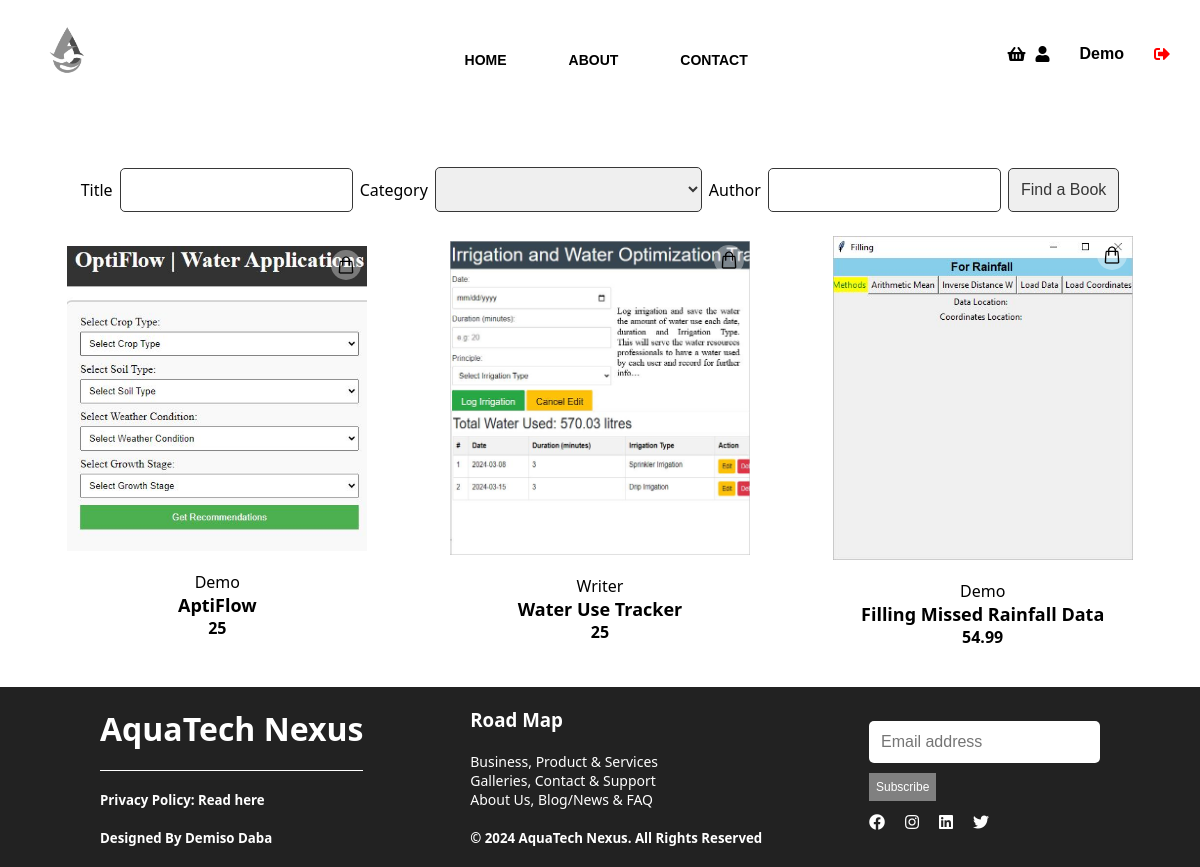
The page /books (signed in) on the database its author committed.
### flaskapp/models.py (models this page shows, shortened)
class User(db.Model, UserMixin):
    id = db.Column(db.Integer, primary_key=True)
    username = db.Column(db.String(20), unique=True, nullable=False)
    email = db.Column(db.String(50), unique=True, nullable=False)
    phone = db.Column(db.String(20))
    address = db.Column(db.String(128))
    password = db.Column(db.String(60), nullable=False)
    usertype = db.Column(db.String(10), nullable=False)
    books = db.relationship('Book', backref='author', lazy=True)

class Book(db.Model):
    id = db.Column(db.Integer, primary_key=True)
    title = db.Column(db.String(20), unique=True, nullable=False)
    subtitle = db.Column(db.String(60), nullable=False)
    description = db.Column(db.String(128), nullable=False)
    genre = db.Column(db.String(60), nullable=False)
    cover = db.Column(db.String(128), nullable=False)
    manuscript = db.Column(db.String(128), nullable=False)
    price= db.Column(db.Integer)
    author_id = db.Column(db.Integer, db.ForeignKey('user.id'), nullable=False)

### flaskapp/routes.py (the view)
@app.route('/books', strict_slashes=False)
def books():
    form = FindBook()
    books = Book.query.all()
    return render_template('shop.html', books=books, form=form)

### flaskapp/forms.py
class FindBook(FlaskForm):
    title = StringField('Title')
    genre = SelectField('Category', choices=[('', ''),
                                             ('Data Analysis', 'Data Analysis'),
                                             ('Machine Learning', 'Machine Learning'),
                                             ('Visualization', 'Visualization'),
                                             ('Geospatial', 'Geospatial'),
                                             ('Hydrology', 'Hydrology'),
                                             ('Water Quality', 'Water Quality'),
                                             ('Water Resources Management', 'Water Resources Management'),
                                             ('Modeling', 'Modeling')])
    author = StringField('Author')
    submit = SubmitField('Find a Book')

### flaskapp/models.py (called while the page is built)
@login_manager.user_loader
def load_user(user_id):
    return User.query.get(int(user_id))

### flaskapp/templates/shop.html (shortened to what this page needs)
<!DOCTYPE html>
<html lang="en">
<head>
    <link rel="stylesheet" href="{{ url_for('static', filename='styles/header.css') }}">
    <link rel="stylesheet" href="{{ url_for('static', filename='styles/footer.css') }}">
    <link rel="stylesheet" href="{{ url_for('static', filename='styles/container.css') }}">
    <link rel="stylesheet" href="{{ url_for('static', filename='styles/style.css') }}">
    <link rel="stylesheet" href="{{ url_for('static', filename='styles/navbar.css') }}">
    <link rel="stylesheet" href="{{ url_for('static', filename='styles/shop.css') }}">
    <link rel="stylesheet" href="https://cdnjs.cloudflare.com/ajax/libs/font-awesome/5.15.4/css/all.min.css">
</head>
<body>
    <div class="navbar">
        <a class="navbar-item-icon">
            <img src="{{ url_for('static', filename='images/balcklogo.png') }}" alt="logo" width="80" href="{{ url_for('home') }}">
        </a>
        <data class="navbar-item menu">
            <ul>
                <li><a href="{{ url_for('home') }}">HOME</a></li>
                <li><a href="{{ url_for('about') }}">ABOUT</a></li>
                <li><a href="{{ url_for('contact') }}">CONTACT</a></li>
            </ul>
        </data>
        {% if current_user.is_authenticated %}
            <a class="navbar-item basket" href="{{ url_for('goToCart') }}"><i class="fas fa-shopping-basket" style="color: black;"></i></a>
            <a class="navbar-item" href="{{ url_for('dashboard') }}"><i class="fas fa-user" style="color: black;"></i></a>
            <p class="username1">{{ current_user.username }}</p>
            <a class="navbar-item" href="{{ url_for('logout') }}"><i class="fas fa-sign-out-alt" style="color: red;"></i></a>
        {% else %}
            <a class="navbar-item basket"><i class="fas fa-shopping-basket" style="color: black;"></i></a>
            <a class="navbar-item" href="{{ url_for('login') }}"><i class="fas fa-user" style="color: black;"></i></a>
        {% endif %}
    </div>
    <div class="filter-container">
        <form method="POST" action="{{ url_for('find_book') }}">
            {{ form.title.label(class="title") }}
            {% if form.title.errors %}
                {{ form.title(class="is-invalid") }}
                <div class="invalid-feedback">
                    {% for error in form.title.errors %}
                        <span>{{ error }}</span>
                    {% endfor %}
                </div>
            {% else %}
                {{ form.title() }}
            {% endif %}
            {{ form.genre.label(class="genre") }}
            {% if form.genre.errors %}
                {{ form.genre(class="is-invalid") }}
                <div class="invalid-feedback">
                    {% for error in form.genre.errors %}
                        <span>{{ error }}</span>
                    {% endfor %}
                </div>
            {% else %}
                {{ form.genre() }}
            {% endif %}
            {{ form.author.label(class="author") }}
            {% if form.author.errors %}
                {{ form.author(class="is-invalid") }}
                <div class="invalid-feedback">
                    {% for error in form.author.errors %}
                        <span>{{ error }}</span>
                    {% endfor %}
                </div>
            {% else %}
                {{ form.author() }}
            {% endif %}
            <div>
                {{ form.submit(class="btn") }}
            </div>
        </form>
    </div>
    <div class="Books">
        <div class="pink-container">
            <div class="book-preview-container1">
                {% for book in books %}
                    <div class="book-preview" onclick="navigateToBook('{{ book.id }}')">
                        <img src="{{ url_for('get_image', filename=book.cover) }}" alt="{{ book.title }}">
                        <div class="shop-now" onclick="addToCart('{{ book.id }}', '{{ book.title }}')">
                            <img src="{{ url_for('static', filename='images/shopping-bag.png') }}" alt="Book Title 1" width="20">
                        </div>
                        <div class="book-details">
                            <p class="author">{{ book.author.username }}</p>
                            <p class="book-title">{{ book.title }}</p>
                            <p class="price">{{ book.price }}</p>
                        </div>
                    </div>
                {% endfor %}
            </div>
        </div>
    </div>
</body>
<footer>
    <div class="footer_flex">
        <div class="footer_flex_section1">
            <h1>AquaTech Nexus</h1>
            <div class="line"></div>
            <h5>Privacy Policy: Read here</h5>
            <h5>Designed By Demiso Daba</h5>
        </div>
        <div class="footer_flex_section2">
            <h3>Road Map</h3>
            <ul>
                <li>Business, Product & Services</li>
                <li>Galleries, Contact & Support</li>
                <li>About Us, Blog/News & FAQ</li>
            </ul>
            <div class="copyrights">
                <h5>© 2024 AquaTech Nexus. All Rights Reserved</h5>
            </div>
        </div>
        <div class="footer_flex_section3">
            <input type="text" id="username" name="username" placeholder="Email address"/>
            <button class="subscribe" onclick="subscribe()">Subscribe</button>
            <div class="social">
                <a href="https://www.facebook.com"><span class="fab fa-facebook"></span></a>
                <a href="https://www.instagram.com"><span class="fab fa-instagram"></span></a>
                <a href="https://www.linkedin.com"><span class="fab fa-linkedin"></span></a>
                <a href="https://twitter.com/DemoNkmt1"><span class="fab fa-twitter"></span></a>
            </div>
        </div>
    </div>
</footer>
</html>

### flaskapp/static/styles/header.css (style rules this page uses)
ul { float: left; display: flex; justify-content: center; align-items: center; }
ul li { list-style: none; margin-left: 62px; margin-top: 12px; font-size: 14px; }
ul li a { text-decoration: none; color: white; font-family: Arial; font-weight: bold; transition: 0.4s ease-in-out; }

### flaskapp/static/styles/footer.css (style rules this page uses)
footer { margin: 0; background-color: rgb(34, 34, 34); width: 100%; height: fit-content; color: white; }
.footer_flex { display: flex; justify-content: space-between; flex-direction: row; padding:20px 100px 20px 100px; }
.footer_flex_section1 { display: flex; gap: 20px; align-items: center; flex-direction: column; }
.line { border-bottom: 1px solid white; width: 100%; }
.footer_flex_section1 h5 { flex: 1; margin-right: auto; }
.footer_flex_section2 { display: flex; align-items: start; flex-direction: column; gap: 20px; }
.footer_flex_section3 { display: flex; gap: 10px; align-items: start; flex-direction: column; justify-content: center; }
h1, h2, h3, h4, h5 { padding: 0; margin: 0; }
.footer_flex_section2 ul { padding: 0; margin: 0; display: flex; flex-direction: column; }
.footer_flex_section2 li { margin: 0; padding: 0; flex: 1; margin-right: auto; }
.subscribe { width: fit-content; height: fit-content; color:white ; background-color: grey; cursor: pointer; border: none; padding: 7px; font-size: 12px; }
.footer_flex_section3 .social { gap: 20px; display: flex; flex-direction: row; }
.copyrights { display: flex; flex-direction: row; gap: 3px; align-items: center; margin-top: auto; }

### flaskapp/static/styles/container.css (style rules this page uses)
.pink-container { width: 100%; background-color: #00CCCC; padding: 10% 0; }
.book-preview-container1 { display: grid; grid-template-columns: repeat(auto-fill, minmax(300px, 1fr)); gap: 20px; justify-items: center; align-items: center; padding: 0px 3%; }
.book-preview { text-align: center; position: relative; width: 300px; transition: all .2s ease-in-out; cursor: pointer; }
.book-preview img { max-width: 100%; height: auto; }
.book-details { background-color: #FFF; padding: 15px 10px; }
.book-details .author { font-size: 16px; font-weight: 200; text-align: center; }
.book-details .book-title { font-size: 18px; font-weight: 600; text-align: center; }
.price { margin: 0; font-weight: bold; text-align: center; }
.shop-now { cursor: pointer; position: absolute; top: 4px; right: 2%; display: flex; width: 30px; height: 30px; background: #ffffff59; border-radius: 50%; align-items: center; justify-content: center; }

### flaskapp/static/styles/style.css (style rules this page uses)
body, p { margin: 0; }
a { color: unset; }
input, select { border: none; padding: 12px; font-size: 16px; border-radius: 5px; color: rgb(55 55 55); }
html { font-family: 'Segoe UI', Tahoma, Geneva, Verdana, sans-serif }

### flaskapp/static/styles/navbar.css (style rules this page uses)
.navbar { display: flex; position: absolute; z-index: 10; align-items: center; width: 100%; animation-duration: 0.5s; }
.navbar .navbar-item-icon { flex: 1; margin: 20px 30px; }
.navbar .navbar-item { margin: 0 30px 0px 0; }
.username1 { color: black; font-family: Arial; font-weight: bold; font-size: 16px; margin-right: 30px; }
.navbar .menu { color: black; flex: 2 ; font-weight: 400; }
.navbar .basket { margin: 10px; }

### flaskapp/static/styles/shop.css (style rules this page uses)
.navbar { position: relative; color: black; }
.navbar a { color: black; }
.pink-container { background-color: unset; padding: 2% 0; overflow: hidden; }
.filter-container { margin-top: 60px; }
.filter-container form { display: flex; justify-content: center; gap: 7px; align-items: center; }
.filter-container form input, .filter-container form select { border: 1px solid ; }

### rows shown on the page
User: username "Demo"
Book: cover (picture), author.username "Demo", title "AptiFlow", price "25"
Book: cover (picture), author.username "Writer", title "Water Use Tracker", price "25"
Book: cover (picture), author.username "Demo", title "Filling Missed Rainfall Data", price "54.99"
